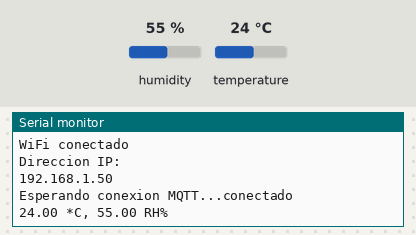
A sketch run on a simulated ESP8266 (NodeMCU). Parts: the last lines printed to the serial monitor. Inputs (shaded band) come from the test bench; at power-on: humidity 55 %, temperature 24 °C. WiFi joins after 1.5 s; servers stay silent unless stated; no MQTT or app messages arrive unless stated.

Above: at 2.7 s.
2.8 s: humidity set to 22 %
At 4.6 s:
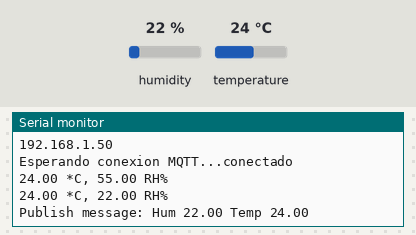
7.6 s: temperature set to 12 °C
At 9.7 s:
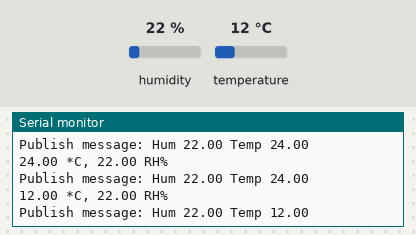
11.3 s: humidity set to 40 %
At 12.9 s:
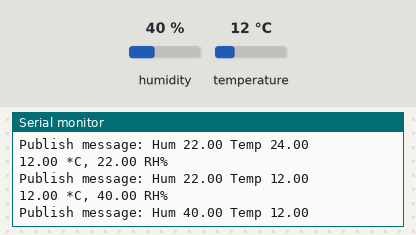
Timing chart, 0 to 14.4 s (numbered marks = the images above; inputs shaded):
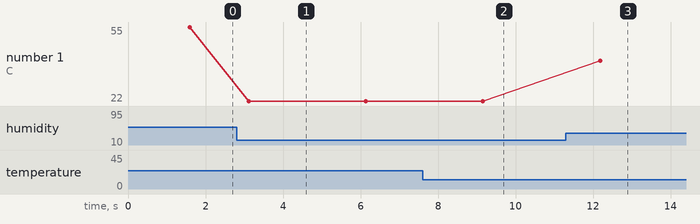

Measured:
- after the input at 2.8 s, the serial monitor: prints a new line after 0.31 s (image 1)
- after the input at 7.6 s, the serial monitor: prints a new line after 1.6 s (image 2)
- after the input at 11.3 s, the serial monitor: prints a new line after 0.88 s (image 3)
- plotted number 1: 55 → 22 after the input at 2.8 s, 22 → 40 after the input at 11.3 s

The sketch:

NodeMCU1.ino
```cpp
// Esta es la librería para utilizar las funciones de red del ESP8266
#include <ESP8266WiFi.h>
#include <PubSubClient.h>
#include <SimpleDHT.h>

int pinDHT22 = 5;
SimpleDHT22 dht22(pinDHT22);

const char* ssid = "RedWifi";
const char* password = "PassWifi";
const char* mqtt_server = "IpServer";

WiFiClient espClient;
PubSubClient client(espClient);
long lastMsg = 0;
char msg[50];
int value = 0;

void setup() {
  pinMode(pinDHT22, INPUT);     // Initialize the pinDHT22 pin as an output
  setup_wifi();
  client.setServer(mqtt_server, 1883);
  Serial.begin(9600);
}

void loop() {

  if (!client.connected()) {
    reconnect();
  }
  client.loop();
  HumTemp();

}

void setup_wifi()
{
 Serial.begin(9600);
 // We start by connecting to a WiFi network

 Serial.println();
 Serial.println();
 Serial.print("Conectando a ");
 Serial.println(ssid);

 WiFi.begin(ssid, password);

 while (WiFi.status() != WL_CONNECTED) {
   delay(500);
   Serial.print(".");
 }

 Serial.println("");
 Serial.println("WiFi conectado");
 Serial.println("Direccion IP: ");
 Serial.println(WiFi.localIP());
}

void reconnect() {
  // Loop until we're reconnected
  while (!client.connected()) {
    Serial.print("Esperando conexion MQTT...");
    // Attempt to connect
    if (client.connect("ESP8266Client-1")) {
      Serial.println("conectado");
      // Once connected, publish an announcement...
      client.publish("casa/temperatura", "Enviando el primer mensaje");
      // ... and resubscribe
      client.subscribe("casa/temperatura");
    } else {
      Serial.print("fallo, rc=");
      Serial.print(client.state());
      Serial.println(" intentando en 5 segundos");
      // Wait 5 seconds before retrying
      delay(5000);
    }
  }
}

void HumTemp() {

  float temperature = 0;
  float humidity = 0;

  int err = SimpleDHTErrSuccess;
  if ((err = dht22.read2(&temperature, &humidity, NULL)) != SimpleDHTErrSuccess) {
    Serial.print("Lectura del DHT22 fallida, error="); Serial.println(err);delay(2000);
    return;
  }

  Serial.print((float)temperature); Serial.print(" *C, ");
  Serial.print((float)humidity); Serial.println(" RH%");

  long now = millis();
  if (now - lastMsg > 2000) {
    lastMsg = now;
    ++value;
    snprintf (msg, 75, "Hum %0.2lf Temp %0.2lf", humidity, temperature);
    Serial.print("Publish message: ");
    Serial.println(msg);
    client.publish("casa/temperatura", msg);

    delay(1500);
  }

  delay(1500);
}
```
